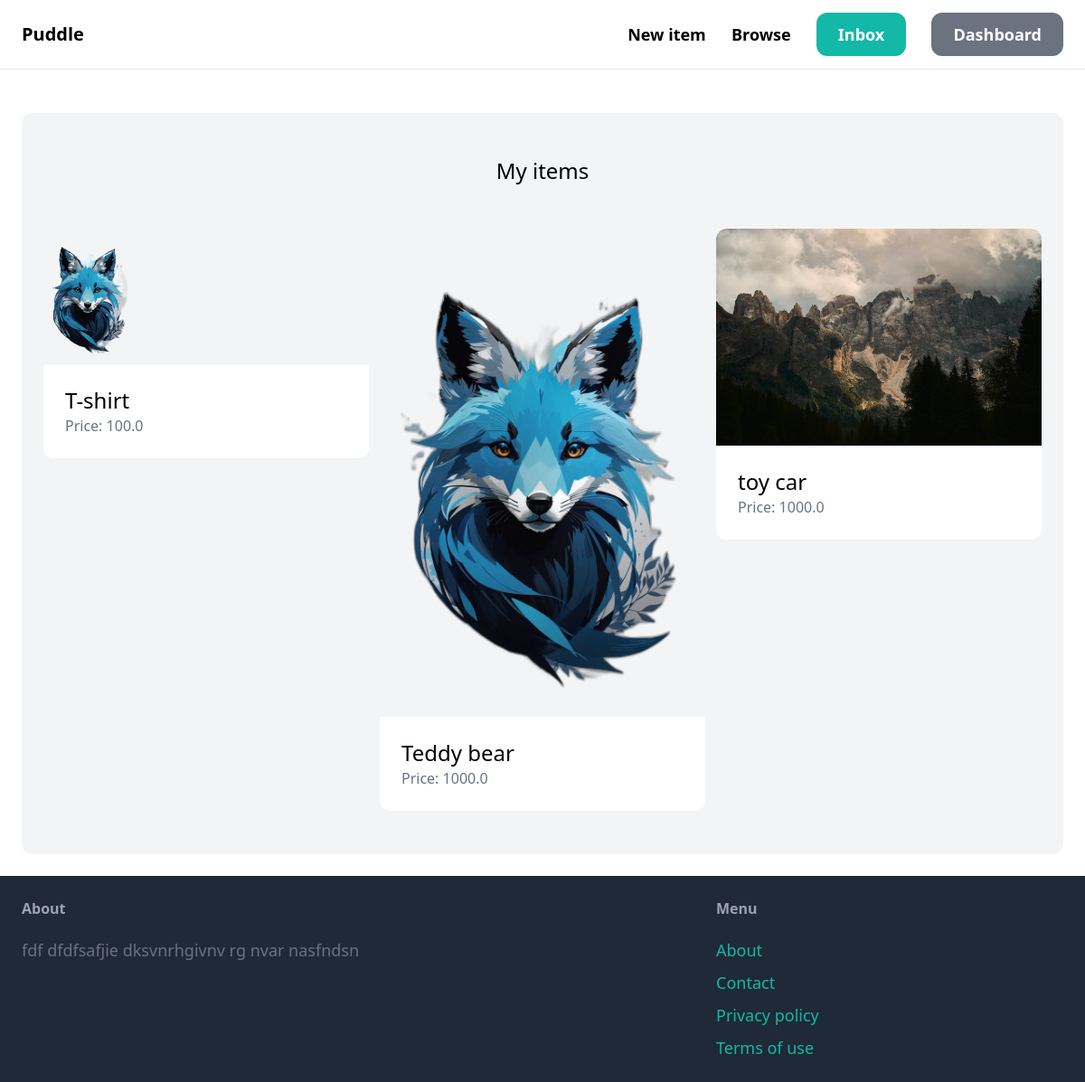
Before: /dashboard/ (signed in) with the older database file.
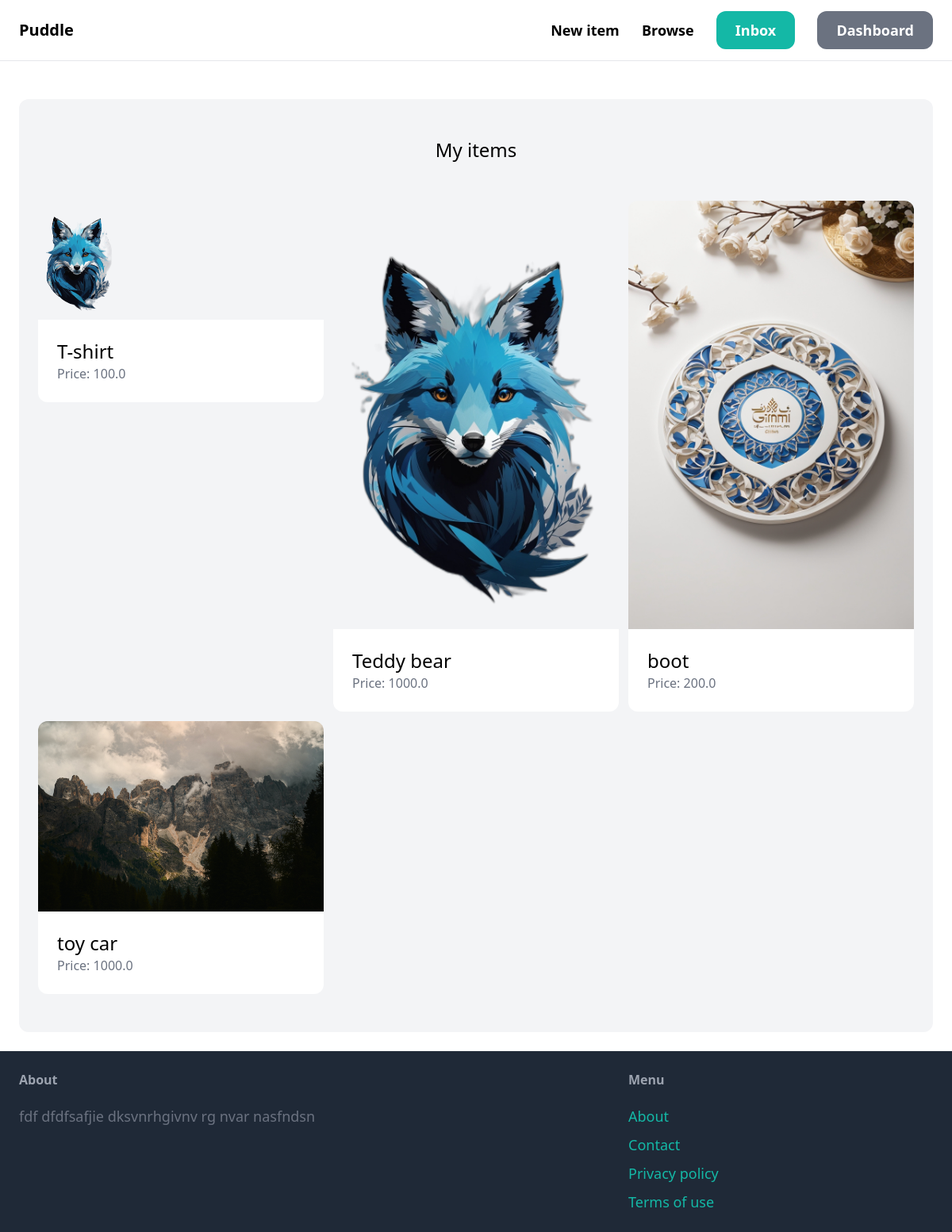
After: the same page with the newer database file.
### item/models.py (models this page shows, shortened)
class Item(models.Model):
    Category=models.ForeignKey(Category,related_name='items',on_delete=models.CASCADE)
    name = models.CharField(max_length=255)
    description = models.TextField(blank=True,null=False)
    price= models.FloatField()
    image=models.ImageField(upload_to='items_images',blank=True,null=True)
    is_sold= models.BooleanField(default=False)
    created_by=models.ForeignKey(User,related_name='items',on_delete=models.CASCADE)
    created_at=models.DateTimeField(auto_now_add=True)
    class Meta:
        ordering= ('name',)

### dashboard/views.py (the view)
# urls.py: path("",views.index,name="index"),
@login_required
def index(request):
    items= Item.objects.filter(created_by=request.user)
    return render(request,'dashboard/index.html',{
        'items':items,
    })

### dashboard/templates/dashboard/index.html (shortened to what this page needs)
{% extends 'core/base.html'%}
{%block content%}
<div class="mt-6 px-6 py-12 bg-gray-100 rounded-xl">
    <h2 class="mb-12 text-2xl text-center">My items</h2>
    <div class="grid grid-cols-3 gap-3">
        {% for item in items%}
            <div>
                <a href="{% url 'item:detail' item.id %}" class="">
                    <div>
                        <img src="{{item.image.url}}" alt="{{item.name}}"  class=" rounded-t-xl">
                    </div>
                    <div class="p-6 bg-white rounded-b-xl">
                        <h2 class="text-2xl">{{item.name}}</h2>
                        <p class="text-gray-500">Price: {{item.price}}</p>
                    </div>
                </a>
            </div>
        {%endfor%}
    </div>
</div>
{%endblock%}

Changed rows visible on the page:
added Item: image (picture), name "boot", price "200.0"
